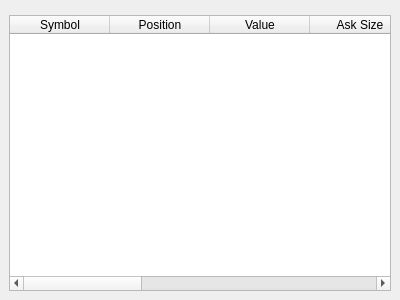
<ui version="4.0" >
 <class>TickerDisplay</class>
 <widget class="QWidget" name="TickerDisplay" >
  <property name="geometry" >
   <rect>
    <x>0</x>
    <y>0</y>
    <width>400</width>
    <height>300</height>
   </rect>
  </property>
  <property name="windowTitle" >
   <string>Form</string>
  </property>
  <layout class="QVBoxLayout" >
   <property name="margin" >
    <number>9</number>
   </property>
   <property name="spacing" >
    <number>6</number>
   </property>
   <item>
    <widget class="SearchBar" native="1" name="widget" />
   </item>
   <item>
    <widget class="LocalTable" name="tickerTable" >
     <property name="alternatingRowColors" >
      <bool>true</bool>
     </property>
     <property name="selectionMode" >
      <enum>QAbstractItemView::SingleSelection</enum>
     </property>
     <property name="showGrid" >
      <bool>true</bool>
     </property>
     <property name="gridStyle" >
      <enum>Qt::DotLine</enum>
     </property>
     <column>
      <property name="text" >
       <string>Symbol</string>
      </property>
     </column>
     <column>
      <property name="text" >
       <string>Position</string>
      </property>
     </column>
     <column>
      <property name="text" >
       <string>Value</string>
      </property>
     </column>
     <column>
      <property name="text" >
       <string>Ask Size</string>
      </property>
     </column>
     <column>
      <property name="text" >
       <string>Ask Price</string>
      </property>
     </column>
     <column>
      <property name="text" >
       <string>Bid Size</string>
      </property>
     </column>
     <column>
      <property name="text" >
       <string>Bid Price</string>
      </property>
     </column>
     <column>
      <property name="text" >
       <string>Last Size</string>
      </property>
     </column>
     <column>
      <property name="text" >
       <string>Last Price</string>
      </property>
     </column>
    </widget>
   </item>
  </layout>
 </widget>
 <customwidgets>
  <customwidget>
   <class>SearchBar</class>
   <extends>QWidget</extends>
   <header>searchbar.h</header>
  </customwidget>
  <customwidget>
   <class>LocalTable</class>
   <extends>QTableWidget</extends>
   <header>localtable.h</header>
  </customwidget>
 </customwidgets>
 <resources/>
 <connections/>
</ui>
